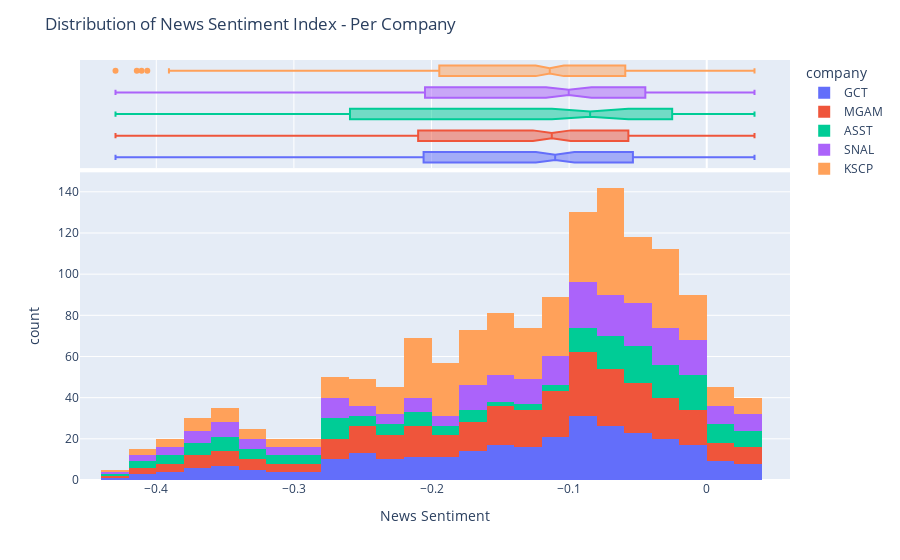

Notebook source saved alongside this figure:
### Markdown cell above
- **Distribution & Tendency of Values - News Sentiment Index**

############ Add description of histogram and scatter plot per company, plot will be dynamic and you can filter per company.
Though it is not necesasry to analyze per comppany because all of them are using the same values. That is one of the disadvantages of working with the same value (Too many null values from the API)
Just describe general pattern.

### Code cell
# Checking distribution for News Sentiment Index
histSentimentIndex = px.histogram(dailyData,
                   x='News Sentiment',
                   color='company',
                   marginal='box')
histSentimentIndex.update_layout(title_text="Distribution of News Sentiment Index - Per Company")
histSentimentIndex.show()

### Figure 1 — Plotly figure (JSON) as saved in the notebook; plotly's stock layout.template omitted (floating-point values rounded to 4 significant figures; data arrays with more than 128 entries replaced by an {"elided": "..."} marker saying what was removed)
{"data": [{"alignmentgroup": "True", "bingroup": "x", "hovertemplate": "company=GCT<br>News Sentiment=%{x}<br>count=%{y}<extra></extra>", "legendgroup": "GCT", "marker": {"color": "#636efa", "pattern": {"shape": ""}}, "name": "GCT", "offsetgroup": "GCT", "orientation": "v", "showlegend": true, "type": "histogram", "x": {"elided": "291 float values"}, "xaxis": "x", "yaxis": "y"}, {"alignmentgroup": "True", "hovertemplate": "company=GCT<br>News Sentiment=%{x}<extra></extra>", "legendgroup": "GCT", "marker": {"color": "#636efa"}, "name": "GCT", "notched": true, "offsetgroup": "GCT", "showlegend": false, "type": "box", "x": {"elided": "291 float values"}, "xaxis": "x2", "yaxis": "y2"}, {"alignmentgroup": "True", "bingroup": "x", "hovertemplate": "company=MGAM<br>News Sentiment=%{x}<br>count=%{y}<extra></extra>", "legendgroup": "MGAM", "marker": {"color": "#EF553B", "pattern": {"shape": ""}}, "name": "MGAM", "offsetgroup": "MGAM", "orientation": "v", "showlegend": true, "type": "histogram", "x": {"elided": "305 float values"}, "xaxis": "x", "yaxis": "y"}, {"alignmentgroup": "True", "hovertemplate": "company=MGAM<br>News Sentiment=%{x}<extra></extra>", "legendgroup": "MGAM", "marker": {"color": "#EF553B"}, "name": "MGAM", "notched": true, "offsetgroup": "MGAM", "showlegend": false, "type": "box", "x": {"elided": "305 float values"}, "xaxis": "x2", "yaxis": "y2"}, {"alignmentgroup": "True", "bingroup": "x", "hovertemplate": "company=ASST<br>News Sentiment=%{x}<br>count=%{y}<extra></extra>", "legendgroup": "ASST", "marker": {"color": "#00cc96", "pattern": {"shape": ""}}, "name": "ASST", "offsetgroup": "ASST", "orientation": "v", "showlegend": true, "type": "histogram", "x": {"elided": "175 float values"}, "xaxis": "x", "yaxis": "y"}, {"alignmentgroup": "True", "hovertemplate": "company=ASST<br>News Sentiment=%{x}<extra></extra>", "legendgroup": "ASST", "marker": {"color": "#00cc96"}, "name": "ASST", "notched": true, "offsetgroup": "ASST", "showlegend": false, "type": "box", "x": {"elided": "175 float values"}, "xaxis": "x2", "yaxis": "y2"}, {"alignmentgroup": "True", "bingroup": "x", "hovertemplate": "company=SNAL<br>News Sentiment=%{x}<br>count=%{y}<extra></extra>", "legendgroup": "SNAL", "marker": {"color": "#ab63fa", "pattern": {"shape": ""}}, "name": "SNAL", "offsetgroup": "SNAL", "orientation": "v", "showlegend": true, "type": "histogram", "x": {"elided": "232 float values"}, "xaxis": "x", "yaxis": "y"}, {"alignmentgroup": "True", "hovertemplate": "company=SNAL<br>News Sentiment=%{x}<extra></extra>", "legendgroup": "SNAL", "marker": {"color": "#ab63fa"}, "name": "SNAL", "notched": true, "offsetgroup": "SNAL", "showlegend": false, "type": "box", "x": {"elided": "232 float values"}, "xaxis": "x2", "yaxis": "y2"}, {"alignmentgroup": "True", "bingroup": "x", "hovertemplate": "company=KSCP<br>News Sentiment=%{x}<br>count=%{y}<extra></extra>", "legendgroup": "KSCP", "marker": {"color": "#FFA15A", "pattern": {"shape": ""}}, "name": "KSCP", "offsetgroup": "KSCP", "orientation": "v", "showlegend": true, "type": "histogram", "x": {"elided": "431 float values"}, "xaxis": "x", "yaxis": "y"}, {"alignmentgroup": "True", "hovertemplate": "company=KSCP<br>News Sentiment=%{x}<extra></extra>", "legendgroup": "KSCP", "marker": {"color": "#FFA15A"}, "name": "KSCP", "notched": true, "offsetgroup": "KSCP", "showlegend": false, "type": "box", "x": {"elided": "431 float values"}, "xaxis": "x2", "yaxis": "y2"}], "layout": {"barmode": "relative", "legend": {"title": {"text": "company"}, "tracegroupgap": 0}, "margin": {"t": 60}, "title": {"text": "Distribution of News Sentiment Index - Per Company"}, "xaxis": {"anchor": "y", "domain": [0, 1], "title": {"text": "News Sentiment"}}, "xaxis2": {"anchor": "y2", "domain": [0, 1], "matches": "x", "showgrid": true, "showticklabels": false}, "yaxis": {"anchor": "x", "domain": [0, 0.7326], "title": {"text": "count"}}, "yaxis2": {"anchor": "x2", "domain": [0.7426, 1], "matches": "y2", "showgrid": false, "showline": false, "showticklabels": false, "ticks": ""}}}
